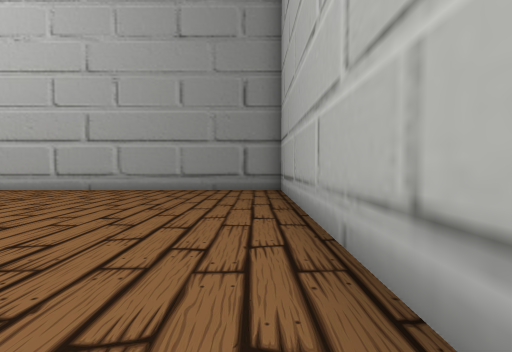
View 1 (above)

18 first-person views from a walk through a 3-D level made in the Godot game engine. The camera is 1.5 m above the floor, tilts 2° down and sees 90° across. The floor is counted in squares, 2 m on a side. Each view is taken from the middle of a square. On the plan, view 1 faces up. The plan holds only what a view shows up to about 9 squares ahead; the rest is blank. The place goes on beyond the plan. Some surface patterns are stand-ins.

View 2
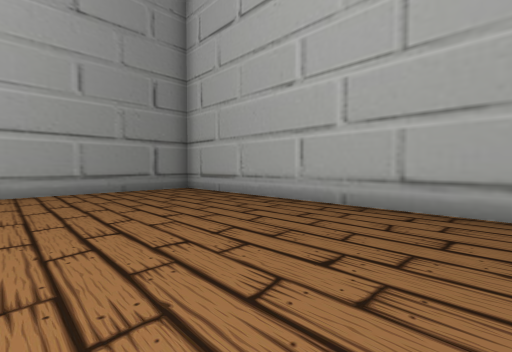

View 3
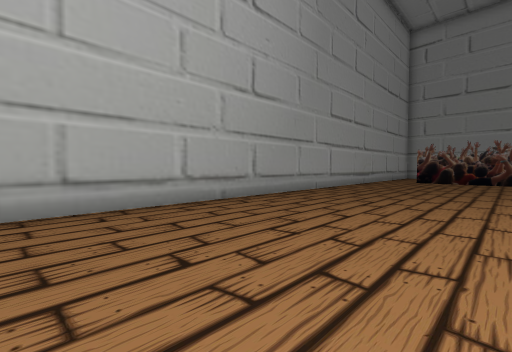

View 4
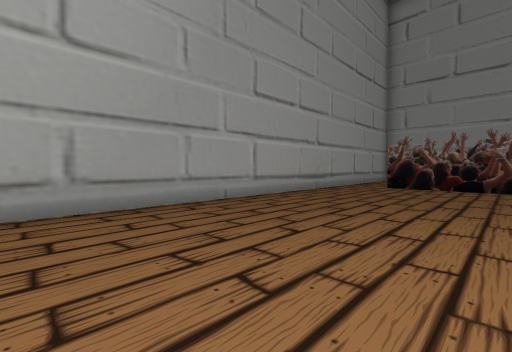

View 5
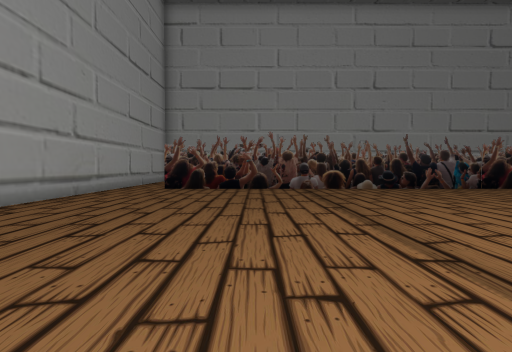

View 6
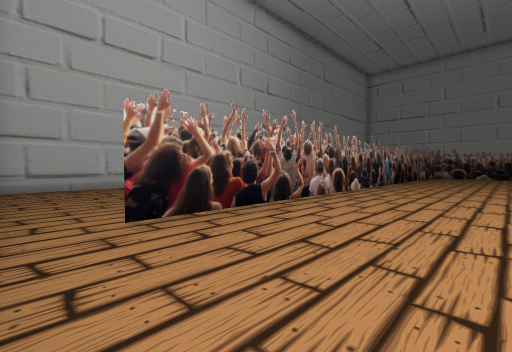

View 7
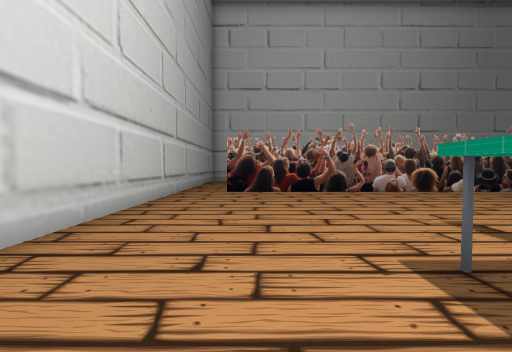

View 8
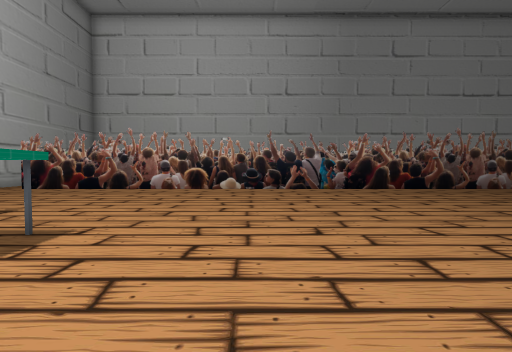

View 9
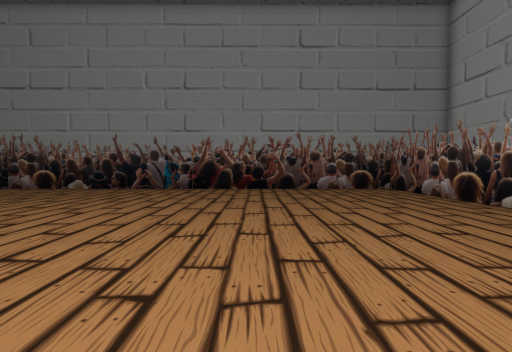

View 10
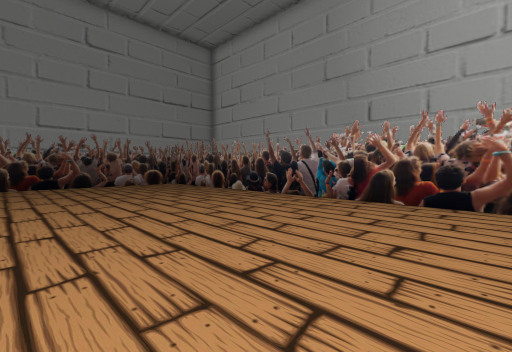

View 11
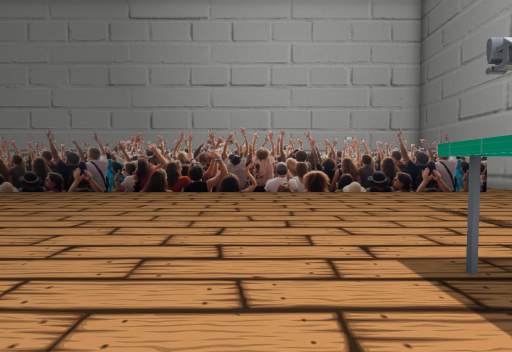

View 12
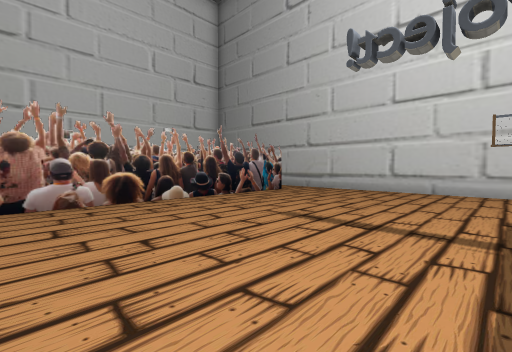

View 13
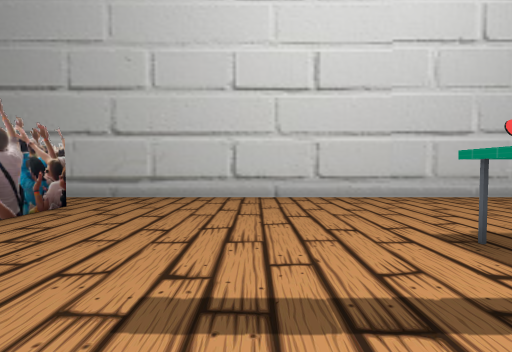

View 14
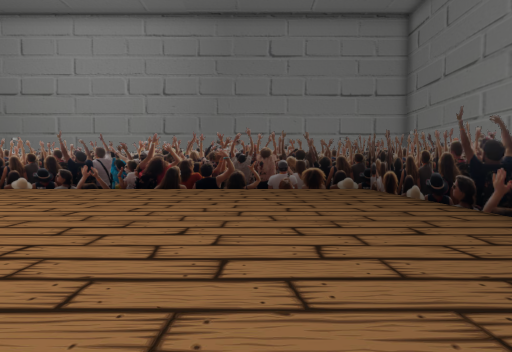

View 15
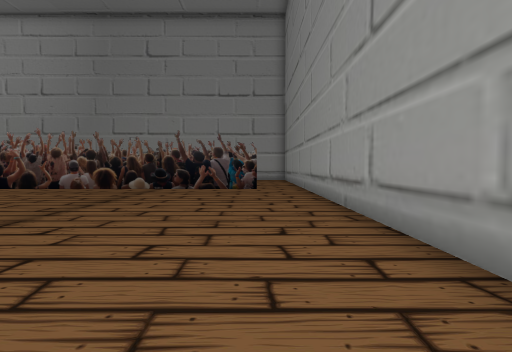

View 16
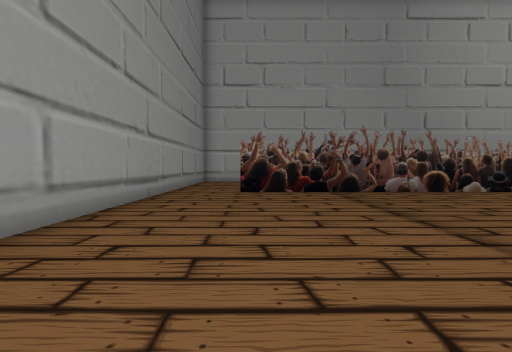

View 17
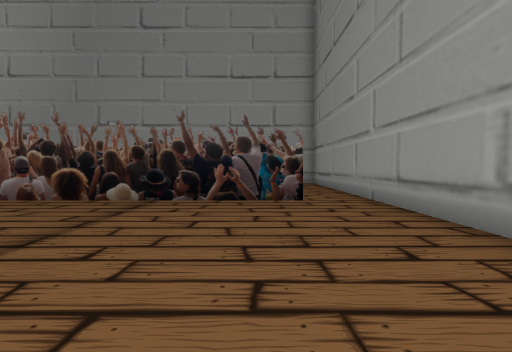

View 18
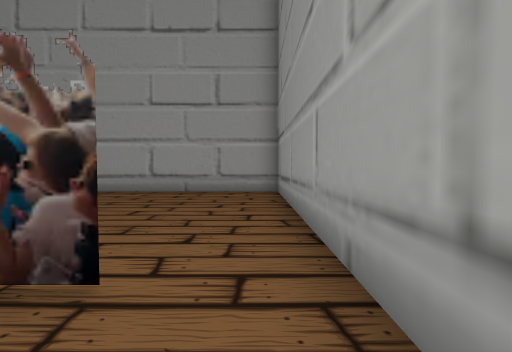

### Floor plan
Key: @ floor where view 1 was taken; # wall or solid block; . floor; T thing the floor can be seen under or through.
Columns run from 20 left of view 1 to 1 right of it. Each row starts with its distance up from view 1.
  9 ######################
  8 .....................#
  7  ....................#
  6  #.............#.....#
  5  #.............#.....#
  4  #.....###.....#.....#
  3  #.....###.....#.....#
  2  #.....###.....#.....#
  1  #.............#.....#
  0  #.............#....@#
 -1  #.............#.....#
 -2  #.............#.....#
 -3  #.............#.....#
 -4  #.............#.....#
 -5  #.............#.....#
 -6  #.............#.....#
 -7  #.............#.....#
 -8  #.............#.....#
 -9  #.............#.....#
-10  #.............#.....#
-11  #.............#.....#
-12  ##TTTTTTTTTTTT#####.#
-13  #.............#.....#
-14  #.............#.....#
-15 ...............#.....#
-16 .....................#
-17 ######################

Positions as (right, up) in squares from view 1, and headings:
1: (0, 0), facing up
2: (-4, 0), facing up-right
3: (-4, 2), facing down-right
4: (-4, -2), facing down-right
5: (-4, -3), facing down
6: (-9, 8), facing down-right
7: (-13, 6), facing right
8: (-14, -1), facing right
9: (-14, -3), facing down
10: (-13, -1), facing down-left
11: (-11, 0), facing left
12: (-13, 0), facing up-left
13: (-15, 2), facing up
14: (-14, -8), facing right
15: (-14, -15), facing right
16: (-11, -14), facing left
17: (-11, -14), facing right
18: (-7, -16), facing right
